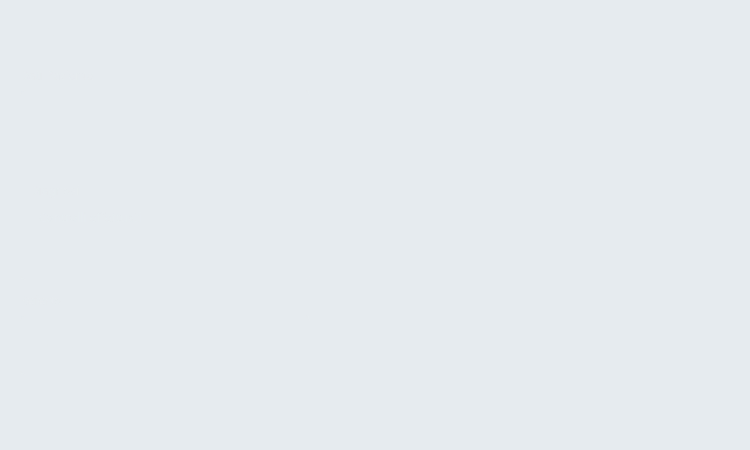
<?xml version="1.0" encoding="UTF-8"?>
<ui version="4.0">
 <class>ProntoSoccorso</class>
 <widget class="QWidget" name="ProntoSoccorso">
  <property name="geometry">
   <rect>
    <x>0</x>
    <y>0</y>
    <width>750</width>
    <height>450</height>
   </rect>
  </property>
  <property name="minimumSize">
   <size>
    <width>750</width>
    <height>450</height>
   </size>
  </property>
  <property name="maximumSize">
   <size>
    <width>750</width>
    <height>450</height>
   </size>
  </property>
  <property name="windowTitle">
   <string>Form</string>
  </property>
  <property name="styleSheet">
   <string notr="true">background-color: rgb(230, 235, 239);</string>
  </property>
  <widget class="QLabel" name="InformazioniProfilo">
   <property name="geometry">
    <rect>
     <x>10</x>
     <y>5</y>
     <width>581</width>
     <height>40</height>
    </rect>
   </property>
   <property name="font">
    <font>
     <family>Montserrat SemiBold</family>
     <pointsize>20</pointsize>
     <weight>50</weight>
     <bold>false</bold>
    </font>
   </property>
   <property name="styleSheet">
    <string notr="true">background-color: rgba(230, 235, 239,0);
color: rgb(230, 235, 239);</string>
   </property>
   <property name="text">
    <string>Info referto</string>
   </property>
   <property name="wordWrap">
    <bool>false</bool>
   </property>
  </widget>
  <widget class="QLabel" name="Sheda">
   <property name="geometry">
    <rect>
     <x>20</x>
     <y>90</y>
     <width>290</width>
     <height>190</height>
    </rect>
   </property>
   <property name="styleSheet">
    <string notr="true">background-color: rgba(230, 235, 239,0);
border: 1px solid rgba(230, 235, 239,0.6);
border-radius: 5px;
</string>
   </property>
   <property name="text">
    <string/>
   </property>
  </widget>
  <widget class="QLabel" name="Nome">
   <property name="geometry">
    <rect>
     <x>30</x>
     <y>100</y>
     <width>130</width>
     <height>30</height>
    </rect>
   </property>
   <property name="font">
    <font>
     <family>Montserrat Medium</family>
     <pointsize>10</pointsize>
    </font>
   </property>
   <property name="styleSheet">
    <string notr="true">background-color: rgba(0, 57, 97,0);
color: rgb(230, 235, 239);

border-radius: 6px;
   

</string>
   </property>
   <property name="text">
    <string/>
   </property>
  </widget>
  <widget class="QLabel" name="Back">
   <property name="geometry">
    <rect>
     <x>0</x>
     <y>0</y>
     <width>750</width>
     <height>450</height>
    </rect>
   </property>
   <property name="font">
    <font>
     <family>Montserrat Medium</family>
     <pointsize>12</pointsize>
    </font>
   </property>
   <property name="text">
    <string/>
   </property>
   <property name="pixmap">
    <pixmap>../../../../../../MATERIALE/Back.png</pixmap>
   </property>
   <property name="scaledContents">
    <bool>true</bool>
   </property>
  </widget>
  <widget class="QTextEdit" name="textEditDiagnosi">
   <property name="geometry">
    <rect>
     <x>30</x>
     <y>200</y>
     <width>270</width>
     <height>70</height>
    </rect>
   </property>
   <property name="font">
    <font>
     <family>Montserrat Medium</family>
    </font>
   </property>
   <property name="styleSheet">
    <string notr="true">QTextEdit {
background-color: rgba(0, 57, 97,0);
color: rgb(230, 235, 239);
border: 0px solid rgba(230, 235, 239,0.6);
border-radius: 6px;
padding: 5px;
}
                            
QTextEdit:focus {
background-color: rgba(40, 40, 40,0.7);
}





QScrollBar:vertical {
background:rgba(0,0,0,0);
width: 5px;
margin: 0px 0 0px 0;


}
QScrollBar::add-page:vertical, QScrollBar::sub-page:vertical {
background-color: rgb(40, 40, 40);
border-radius: 2.2px;
}

QScrollBar::handle:vertical {
background-color: rgba(230, 235, 239,0.5);
min-height: 20px;
border-radius: 2px;
}

</string>
   </property>
   <property name="frameShape">
    <enum>QFrame::Panel</enum>
   </property>
   <property name="frameShadow">
    <enum>QFrame::Sunken</enum>
   </property>
   <property name="lineWidth">
    <number>1</number>
   </property>
   <property name="readOnly">
    <bool>false</bool>
   </property>
   <property name="placeholderText">
    <string>Controlli effettuati</string>
   </property>
  </widget>
  <widget class="QLabel" name="LogoPrenotazioni">
   <property name="geometry">
    <rect>
     <x>460</x>
     <y>135</y>
     <width>140</width>
     <height>190</height>
    </rect>
   </property>
   <property name="styleSheet">
    <string notr="true">background-color: rgba(230, 235, 239,0);</string>
   </property>
   <property name="text">
    <string/>
   </property>
   <property name="pixmap">
    <pixmap>../../../../../../MATERIALE/IconaReferto.png</pixmap>
   </property>
   <property name="scaledContents">
    <bool>true</bool>
   </property>
   <property name="wordWrap">
    <bool>false</bool>
   </property>
  </widget>
  <widget class="QLabel" name="label_2">
   <property name="geometry">
    <rect>
     <x>30</x>
     <y>180</y>
     <width>290</width>
     <height>20</height>
    </rect>
   </property>
   <property name="font">
    <font>
     <family>Montserrat SemiBold</family>
     <pointsize>9</pointsize>
    </font>
   </property>
   <property name="styleSheet">
    <string notr="true">color: rgba(230, 235, 239,0.6);
background-color: rgba(0, 57, 97,0);</string>
   </property>
   <property name="text">
    <string>Diagnosi</string>
   </property>
  </widget>
  <widget class="QLabel" name="label_4">
   <property name="geometry">
    <rect>
     <x>20</x>
     <y>65</y>
     <width>290</width>
     <height>20</height>
    </rect>
   </property>
   <property name="font">
    <font>
     <family>Montserrat SemiBold</family>
     <pointsize>9</pointsize>
    </font>
   </property>
   <property name="styleSheet">
    <string notr="true">color: rgba(230, 235, 239,0.6);
background-color: rgba(0, 57, 97,0);</string>
   </property>
   <property name="text">
    <string>Dati Paziente</string>
   </property>
  </widget>
  <widget class="QLabel" name="Cognome">
   <property name="geometry">
    <rect>
     <x>170</x>
     <y>100</y>
     <width>130</width>
     <height>30</height>
    </rect>
   </property>
   <property name="font">
    <font>
     <family>Montserrat Medium</family>
     <pointsize>10</pointsize>
    </font>
   </property>
   <property name="styleSheet">
    <string notr="true">background-color: rgba(0, 57, 97,0);
color: rgb(230, 235, 239);

border-radius: 6px;
   

</string>
   </property>
   <property name="text">
    <string/>
   </property>
  </widget>
  <widget class="QLabel" name="label_3">
   <property name="geometry">
    <rect>
     <x>30</x>
     <y>150</y>
     <width>150</width>
     <height>30</height>
    </rect>
   </property>
   <property name="font">
    <font>
     <family>Montserrat Medium</family>
     <pointsize>10</pointsize>
    </font>
   </property>
   <property name="styleSheet">
    <string notr="true">background-color: rgba(0, 57, 97,0);
color: rgb(230, 235, 239);

border-radius: 6px;
   

</string>
   </property>
   <property name="text">
    <string>Codice di emergenza:</string>
   </property>
  </widget>
  <widget class="QLabel" name="CodiceDiEmergenza">
   <property name="geometry">
    <rect>
     <x>200</x>
     <y>150</y>
     <width>100</width>
     <height>30</height>
    </rect>
   </property>
   <property name="font">
    <font>
     <family>Montserrat Medium</family>
     <pointsize>10</pointsize>
    </font>
   </property>
   <property name="styleSheet">
    <string notr="true">background-color: rgba(0, 57, 97,0);
color: rgb(230, 235, 239);

border-radius: 6px;
   

</string>
   </property>
   <property name="text">
    <string/>
   </property>
  </widget>
  <widget class="QLabel" name="Sheda_2">
   <property name="geometry">
    <rect>
     <x>20</x>
     <y>315</y>
     <width>290</width>
     <height>60</height>
    </rect>
   </property>
   <property name="styleSheet">
    <string notr="true">background-color: rgba(230, 235, 239,0);
border: 1px solid rgba(230, 235, 239,0.6);
border-radius: 5px;
</string>
   </property>
   <property name="text">
    <string/>
   </property>
  </widget>
  <widget class="QLabel" name="label_5">
   <property name="geometry">
    <rect>
     <x>20</x>
     <y>290</y>
     <width>290</width>
     <height>20</height>
    </rect>
   </property>
   <property name="font">
    <font>
     <family>Montserrat SemiBold</family>
     <pointsize>9</pointsize>
    </font>
   </property>
   <property name="styleSheet">
    <string notr="true">color: rgba(230, 235, 239,0.6);
background-color: rgba(0, 57, 97,0);</string>
   </property>
   <property name="text">
    <string>Referto</string>
   </property>
  </widget>
  <widget class="QLabel" name="label_6">
   <property name="geometry">
    <rect>
     <x>30</x>
     <y>330</y>
     <width>130</width>
     <height>30</height>
    </rect>
   </property>
   <property name="font">
    <font>
     <family>Montserrat Medium</family>
     <pointsize>10</pointsize>
    </font>
   </property>
   <property name="styleSheet">
    <string notr="true">background-color: rgba(0, 57, 97,0);
color: rgb(230, 235, 239);

border-radius: 6px;
   

</string>
   </property>
   <property name="text">
    <string>Data del referto:</string>
   </property>
  </widget>
  <widget class="QLabel" name="DataReferto">
   <property name="geometry">
    <rect>
     <x>170</x>
     <y>330</y>
     <width>130</width>
     <height>30</height>
    </rect>
   </property>
   <property name="font">
    <font>
     <family>Montserrat Medium</family>
     <pointsize>10</pointsize>
    </font>
   </property>
   <property name="styleSheet">
    <string notr="true">background-color: rgba(0, 57, 97,0);
color: rgb(230, 235, 239);

border-radius: 6px;
   

</string>
   </property>
   <property name="text">
    <string/>
   </property>
  </widget>
  <zorder>Back</zorder>
  <zorder>Sheda</zorder>
  <zorder>InformazioniProfilo</zorder>
  <zorder>Nome</zorder>
  <zorder>textEditDiagnosi</zorder>
  <zorder>LogoPrenotazioni</zorder>
  <zorder>label_2</zorder>
  <zorder>label_4</zorder>
  <zorder>Cognome</zorder>
  <zorder>label_3</zorder>
  <zorder>CodiceDiEmergenza</zorder>
  <zorder>Sheda_2</zorder>
  <zorder>label_5</zorder>
  <zorder>label_6</zorder>
  <zorder>DataReferto</zorder>
 </widget>
 <resources>
  <include location="../../../../../../../asa.qrc"/>
 </resources>
 <connections/>
</ui>
